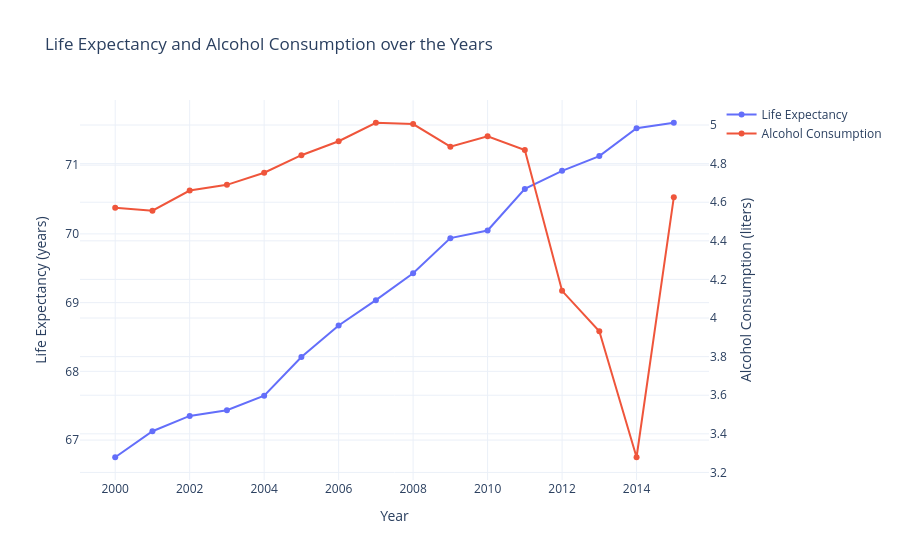

Source (notebook cell):
### Markdown cell above
<h4>Life expectancy vs Alcohol consumption</h4>

### Code cell
# Calculate the average life expectancy and average alcohol consumption for each year
average_data = df.groupby('year').agg({
    'life_expectancy': 'mean',
    'alcohol': 'mean'
}).reset_index()

# Create the interactive plot with dual y-axes
fig = go.Figure()

# Add life expectancy trace
fig.add_trace(go.Scatter(x=average_data['year'], y=average_data['life_expectancy'], 
                         mode='lines+markers', name='Life Expectancy',
                         yaxis='y1'))

# Add alcohol consumption trace
fig.add_trace(go.Scatter(x=average_data['year'], y=average_data['alcohol'], 
                         mode='lines+markers', name='Alcohol Consumption',
                         yaxis='y2'))

# Update layout for dual y-axes
fig.update_layout(
    title='Life Expectancy and Alcohol Consumption over the Years',
    xaxis=dict(title='Year'),
    yaxis=dict(title='Life Expectancy (years)', side='left'),
    yaxis2=dict(title='Alcohol Consumption (liters)', side='right', overlaying='y'),
    template='plotly_white'
)

# Show the plot
fig.show()

### Figure 1 — Plotly figure (JSON) as saved in the notebook; plotly's stock layout.template omitted (floating-point values rounded to 4 significant figures)
{"data": [{"mode": "lines+markers", "name": "Life Expectancy", "type": "scatter", "x": [2000, 2001, 2002, 2003, 2004, 2005, 2006, 2007, 2008, 2009, 2010, 2011, 2012, 2013, 2014, 2015], "y": [66.75, 67.13, 67.35, 67.43, 67.65, 68.21, 68.67, 69.04, 69.43, 69.94, 70.05, 70.65, 70.92, 71.13, 71.54, 71.62], "yaxis": "y"}, {"mode": "lines+markers", "name": "Alcohol Consumption", "type": "scatter", "x": [2000, 2001, 2002, 2003, 2004, 2005, 2006, 2007, 2008, 2009, 2010, 2011, 2012, 2013, 2014, 2015], "y": [4.571, 4.556, 4.661, 4.69, 4.753, 4.844, 4.916, 5.012, 5.005, 4.888, 4.942, 4.87, 4.141, 3.931, 3.279, 4.625], "yaxis": "y2"}], "layout": {"autosize": true, "title": {"text": "Life Expectancy and Alcohol Consumption over the Years"}, "xaxis": {"autorange": true, "range": [1999.0, 2016.0], "title": {"text": "Year"}, "type": "linear"}, "yaxis": {"autorange": true, "range": [66.35, 72.02], "side": "left", "title": {"text": "Life Expectancy (years)"}, "type": "linear"}, "yaxis2": {"autorange": true, "overlaying": "y", "range": [3.136, 5.155], "side": "right", "title": {"text": "Alcohol Consumption (liters)"}, "type": "linear"}}}
